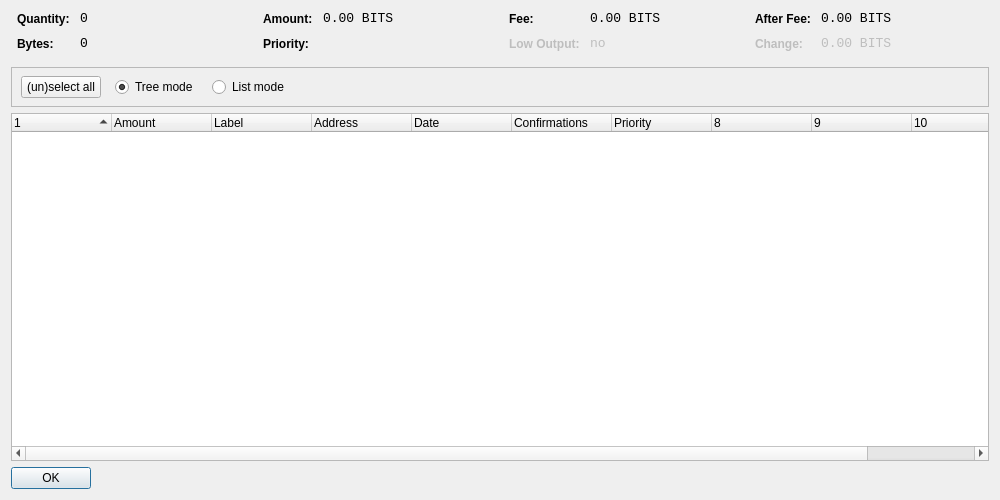
<?xml version="1.0" encoding="UTF-8"?>
<ui version="4.0">
 <class>CoinControlDialog</class>
 <widget class="QDialog" name="CoinControlDialog">
  <property name="geometry">
   <rect>
    <x>0</x>
    <y>0</y>
    <width>1000</width>
    <height>500</height>
   </rect>
  </property>
  <property name="windowTitle">
   <string>Coin Control</string>
  </property>
  <layout class="QVBoxLayout" name="verticalLayout">
   <item>
    <layout class="QHBoxLayout" name="horizontalLayoutTop" stretch="0,0,0,0">
     <property name="topMargin">
      <number>0</number>
     </property>
     <property name="bottomMargin">
      <number>10</number>
     </property>
     <item>
      <layout class="QFormLayout" name="formLayoutCoinControl1">
       <property name="horizontalSpacing">
        <number>10</number>
       </property>
       <property name="verticalSpacing">
        <number>10</number>
       </property>
       <property name="leftMargin">
        <number>6</number>
       </property>
       <property name="rightMargin">
        <number>6</number>
       </property>
       <item row="0" column="0">
        <widget class="QLabel" name="labelCoinControlQuantityText">
         <property name="styleSheet">
          <string notr="true">font-weight:bold;</string>
         </property>
         <property name="text">
          <string>Quantity:</string>
         </property>
        </widget>
       </item>
       <item row="0" column="1">
        <widget class="QLabel" name="labelCoinControlQuantity">
         <property name="font">
          <font>
           <family>Monospace</family>
           <pointsize>10</pointsize>
          </font>
         </property>
         <property name="cursor">
          <cursorShape>IBeamCursor</cursorShape>
         </property>
         <property name="contextMenuPolicy">
          <enum>Qt::ActionsContextMenu</enum>
         </property>
         <property name="text">
          <string notr="true">0</string>
         </property>
         <property name="textInteractionFlags">
          <set>Qt::LinksAccessibleByMouse|Qt::TextSelectableByKeyboard|Qt::TextSelectableByMouse</set>
         </property>
        </widget>
       </item>
       <item row="1" column="0">
        <widget class="QLabel" name="labelCoinControlBytesText">
         <property name="styleSheet">
          <string notr="true">font-weight:bold;</string>
         </property>
         <property name="text">
          <string>Bytes:</string>
         </property>
        </widget>
       </item>
       <item row="1" column="1">
        <widget class="QLabel" name="labelCoinControlBytes">
         <property name="font">
          <font>
           <family>Monospace</family>
           <pointsize>10</pointsize>
          </font>
         </property>
         <property name="cursor">
          <cursorShape>IBeamCursor</cursorShape>
         </property>
         <property name="contextMenuPolicy">
          <enum>Qt::ActionsContextMenu</enum>
         </property>
         <property name="text">
          <string notr="true">0</string>
         </property>
         <property name="textInteractionFlags">
          <set>Qt::LinksAccessibleByMouse|Qt::TextSelectableByKeyboard|Qt::TextSelectableByMouse</set>
         </property>
        </widget>
       </item>
      </layout>
     </item>
     <item>
      <layout class="QFormLayout" name="formLayoutCoinControl2">
       <property name="horizontalSpacing">
        <number>10</number>
       </property>
       <property name="verticalSpacing">
        <number>10</number>
       </property>
       <property name="leftMargin">
        <number>6</number>
       </property>
       <property name="rightMargin">
        <number>6</number>
       </property>
       <item row="0" column="0">
        <widget class="QLabel" name="labelCoinControlAmountText">
         <property name="styleSheet">
          <string notr="true">font-weight:bold;</string>
         </property>
         <property name="text">
          <string>Amount:</string>
         </property>
        </widget>
       </item>
       <item row="0" column="1">
        <widget class="QLabel" name="labelCoinControlAmount">
         <property name="font">
          <font>
           <family>Monospace</family>
           <pointsize>10</pointsize>
          </font>
         </property>
         <property name="cursor">
          <cursorShape>IBeamCursor</cursorShape>
         </property>
         <property name="contextMenuPolicy">
          <enum>Qt::ActionsContextMenu</enum>
         </property>
         <property name="text">
          <string notr="true">0.00 BITS</string>
         </property>
         <property name="textInteractionFlags">
          <set>Qt::LinksAccessibleByMouse|Qt::TextSelectableByKeyboard|Qt::TextSelectableByMouse</set>
         </property>
        </widget>
       </item>
       <item row="1" column="0">
        <widget class="QLabel" name="labelCoinControlPriorityText">
         <property name="styleSheet">
          <string notr="true">font-weight:bold;</string>
         </property>
         <property name="text">
          <string>Priority:</string>
         </property>
        </widget>
       </item>
       <item row="1" column="1">
        <widget class="QLabel" name="labelCoinControlPriority">
         <property name="font">
          <font>
           <family>Monospace</family>
           <pointsize>10</pointsize>
          </font>
         </property>
         <property name="cursor">
          <cursorShape>IBeamCursor</cursorShape>
         </property>
         <property name="contextMenuPolicy">
          <enum>Qt::ActionsContextMenu</enum>
         </property>
         <property name="text">
          <string/>
         </property>
         <property name="textInteractionFlags">
          <set>Qt::LinksAccessibleByMouse|Qt::TextSelectableByKeyboard|Qt::TextSelectableByMouse</set>
         </property>
        </widget>
       </item>
      </layout>
     </item>
     <item>
      <layout class="QFormLayout" name="formLayoutCoinControl3">
       <property name="horizontalSpacing">
        <number>10</number>
       </property>
       <property name="verticalSpacing">
        <number>10</number>
       </property>
       <property name="leftMargin">
        <number>6</number>
       </property>
       <property name="rightMargin">
        <number>6</number>
       </property>
       <item row="0" column="0">
        <widget class="QLabel" name="labelCoinControlFeeText">
         <property name="styleSheet">
          <string notr="true">font-weight:bold;</string>
         </property>
         <property name="text">
          <string>Fee:</string>
         </property>
        </widget>
       </item>
       <item row="0" column="1">
        <widget class="QLabel" name="labelCoinControlFee">
         <property name="font">
          <font>
           <family>Monospace</family>
           <pointsize>10</pointsize>
          </font>
         </property>
         <property name="cursor">
          <cursorShape>IBeamCursor</cursorShape>
         </property>
         <property name="contextMenuPolicy">
          <enum>Qt::ActionsContextMenu</enum>
         </property>
         <property name="text">
          <string notr="true">0.00 BITS</string>
         </property>
         <property name="textInteractionFlags">
          <set>Qt::LinksAccessibleByMouse|Qt::TextSelectableByKeyboard|Qt::TextSelectableByMouse</set>
         </property>
        </widget>
       </item>
       <item row="1" column="0">
        <widget class="QLabel" name="labelCoinControlLowOutputText">
         <property name="enabled">
          <bool>false</bool>
         </property>
         <property name="styleSheet">
          <string notr="true">font-weight:bold;</string>
         </property>
         <property name="text">
          <string>Low Output:</string>
         </property>
        </widget>
       </item>
       <item row="1" column="1">
        <widget class="QLabel" name="labelCoinControlLowOutput">
         <property name="enabled">
          <bool>false</bool>
         </property>
         <property name="font">
          <font>
           <family>Monospace</family>
           <pointsize>10</pointsize>
          </font>
         </property>
         <property name="cursor">
          <cursorShape>IBeamCursor</cursorShape>
         </property>
         <property name="contextMenuPolicy">
          <enum>Qt::ActionsContextMenu</enum>
         </property>
         <property name="text">
          <string notr="true">no</string>
         </property>
         <property name="textInteractionFlags">
          <set>Qt::LinksAccessibleByMouse|Qt::TextSelectableByKeyboard|Qt::TextSelectableByMouse</set>
         </property>
        </widget>
       </item>
      </layout>
     </item>
     <item>
      <layout class="QFormLayout" name="formLayoutCoinControl4">
       <property name="horizontalSpacing">
        <number>10</number>
       </property>
       <property name="verticalSpacing">
        <number>10</number>
       </property>
       <property name="leftMargin">
        <number>6</number>
       </property>
       <property name="rightMargin">
        <number>6</number>
       </property>
       <item row="0" column="0">
        <widget class="QLabel" name="labelCoinControlAfterFeeText">
         <property name="styleSheet">
          <string notr="true">font-weight:bold;</string>
         </property>
         <property name="text">
          <string>After Fee:</string>
         </property>
        </widget>
       </item>
       <item row="0" column="1">
        <widget class="QLabel" name="labelCoinControlAfterFee">
         <property name="font">
          <font>
           <family>Monospace</family>
           <pointsize>10</pointsize>
          </font>
         </property>
         <property name="cursor">
          <cursorShape>IBeamCursor</cursorShape>
         </property>
         <property name="contextMenuPolicy">
          <enum>Qt::ActionsContextMenu</enum>
         </property>
         <property name="text">
          <string notr="true">0.00 BITS</string>
         </property>
         <property name="textInteractionFlags">
          <set>Qt::LinksAccessibleByMouse|Qt::TextSelectableByKeyboard|Qt::TextSelectableByMouse</set>
         </property>
        </widget>
       </item>
       <item row="1" column="0">
        <widget class="QLabel" name="labelCoinControlChangeText">
         <property name="enabled">
          <bool>false</bool>
         </property>
         <property name="styleSheet">
          <string notr="true">font-weight:bold;</string>
         </property>
         <property name="text">
          <string>Change:</string>
         </property>
        </widget>
       </item>
       <item row="1" column="1">
        <widget class="QLabel" name="labelCoinControlChange">
         <property name="enabled">
          <bool>false</bool>
         </property>
         <property name="font">
          <font>
           <family>Monospace</family>
           <pointsize>10</pointsize>
          </font>
         </property>
         <property name="cursor">
          <cursorShape>IBeamCursor</cursorShape>
         </property>
         <property name="contextMenuPolicy">
          <enum>Qt::ActionsContextMenu</enum>
         </property>
         <property name="text">
          <string notr="true">0.00 BITS</string>
         </property>
         <property name="textInteractionFlags">
          <set>Qt::LinksAccessibleByMouse|Qt::TextSelectableByKeyboard|Qt::TextSelectableByMouse</set>
         </property>
        </widget>
       </item>
      </layout>
     </item>
    </layout>
   </item>
   <item>
    <widget class="QFrame" name="frame">
     <property name="minimumSize">
      <size>
       <width>0</width>
       <height>40</height>
      </size>
     </property>
     <property name="frameShape">
      <enum>QFrame::StyledPanel</enum>
     </property>
     <property name="frameShadow">
      <enum>QFrame::Sunken</enum>
     </property>
     <widget class="QWidget" name="horizontalLayoutWidget">
      <property name="geometry">
       <rect>
        <x>10</x>
        <y>0</y>
        <width>781</width>
        <height>41</height>
       </rect>
      </property>
      <layout class="QHBoxLayout" name="horizontalLayoutPanel" stretch="0,0,0,0,0">
       <property name="spacing">
        <number>14</number>
       </property>
       <item>
        <widget class="QPushButton" name="pushButtonSelectAll">
         <property name="sizePolicy">
          <sizepolicy hsizetype="Maximum" vsizetype="Fixed">
           <horstretch>0</horstretch>
           <verstretch>0</verstretch>
          </sizepolicy>
         </property>
         <property name="text">
          <string>(un)select all</string>
         </property>
        </widget>
       </item>
       <item>
        <widget class="QRadioButton" name="radioTreeMode">
         <property name="sizePolicy">
          <sizepolicy hsizetype="Maximum" vsizetype="Fixed">
           <horstretch>0</horstretch>
           <verstretch>0</verstretch>
          </sizepolicy>
         </property>
         <property name="text">
          <string>Tree mode</string>
         </property>
         <property name="checked">
          <bool>true</bool>
         </property>
        </widget>
       </item>
       <item>
        <widget class="QRadioButton" name="radioListMode">
         <property name="sizePolicy">
          <sizepolicy hsizetype="Maximum" vsizetype="Fixed">
           <horstretch>0</horstretch>
           <verstretch>0</verstretch>
          </sizepolicy>
         </property>
         <property name="text">
          <string>List mode</string>
         </property>
        </widget>
       </item>
       <item>
        <spacer name="horizontalSpacer">
         <property name="orientation">
          <enum>Qt::Horizontal</enum>
         </property>
         <property name="sizeHint" stdset="0">
          <size>
           <width>40</width>
           <height>20</height>
          </size>
         </property>
        </spacer>
       </item>
      </layout>
     </widget>
    </widget>
   </item>
   <item>
    <widget class="CoinControlTreeWidget" name="treeWidget">
     <property name="contextMenuPolicy">
      <enum>Qt::CustomContextMenu</enum>
     </property>
     <property name="sortingEnabled">
      <bool>false</bool>
     </property>
     <property name="columnCount">
      <number>11</number>
     </property>
     <attribute name="headerShowSortIndicator" stdset="0">
      <bool>true</bool>
     </attribute>
     <attribute name="headerStretchLastSection">
      <bool>false</bool>
     </attribute>
     <column>
      <property name="text">
       <string/>
      </property>
     </column>
     <column>
      <property name="text">
       <string>Amount</string>
      </property>
     </column>
     <column>
      <property name="text">
       <string>Label</string>
      </property>
     </column>
     <column>
      <property name="text">
       <string>Address</string>
      </property>
     </column>
     <column>
      <property name="text">
       <string>Date</string>
      </property>
     </column>
     <column>
      <property name="text">
       <string>Confirmations</string>
      </property>
      <property name="toolTip">
       <string>Confirmed</string>
      </property>
     </column>
     <column>
      <property name="text">
       <string>Priority</string>
      </property>
     </column>
     <column>
      <property name="text">
       <string/>
      </property>
     </column>
     <column>
      <property name="text">
       <string/>
      </property>
     </column>
     <column>
      <property name="text">
       <string/>
      </property>
     </column>
     <column>
      <property name="text">
       <string/>
      </property>
     </column>
    </widget>
   </item>
   <item>
    <widget class="QDialogButtonBox" name="buttonBox">
     <property name="sizePolicy">
      <sizepolicy hsizetype="Maximum" vsizetype="Fixed">
       <horstretch>0</horstretch>
       <verstretch>0</verstretch>
      </sizepolicy>
     </property>
     <property name="orientation">
      <enum>Qt::Horizontal</enum>
     </property>
     <property name="standardButtons">
      <set>QDialogButtonBox::Ok</set>
     </property>
    </widget>
   </item>
  </layout>
 </widget>
 <customwidgets>
  <customwidget>
   <class>CoinControlTreeWidget</class>
   <extends>QTreeWidget</extends>
   <header>coincontroltreewidget.h</header>
  </customwidget>
 </customwidgets>
 <resources/>
 <connections/>
</ui>
